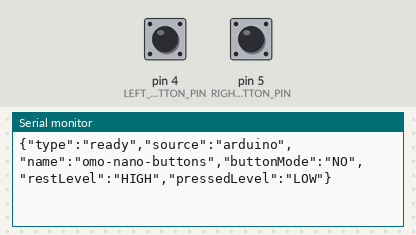
This sketch was run on a simulated Arduino Nano, built with avr-gcc and run on an emulated ATmega328P. Parts: the last lines printed to the serial monitor. Inputs (shaded band) come from the test bench; at power-on: pin 4 (LEFT_BUTTON_PIN) HIGH, pin 5 (RIGHT_BUTTON_PIN) HIGH.

Above: at 1.2 s.
1.3 s: pin 4 (LEFT_BUTTON_PIN) pulled LOW for 0.15 s
At 2.2 s:
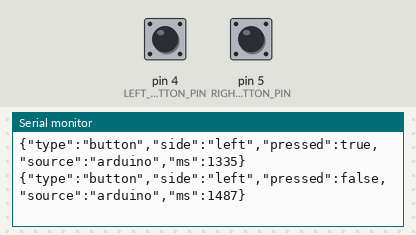
2.9 s: pin 5 (RIGHT_BUTTON_PIN) pulled LOW for 0.15 s
At 4.2 s:
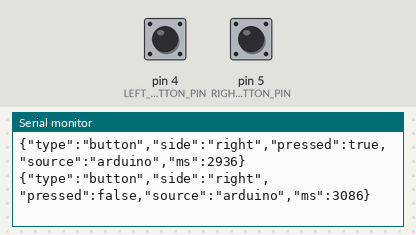
4.5 s: pin 4 (LEFT_BUTTON_PIN) pulled LOW for 1 s
At 5.0 s:
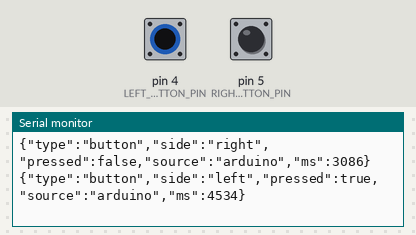
7.0 s: pin 5 (RIGHT_BUTTON_PIN) pulled LOW for 1 s
At 7.8 s:
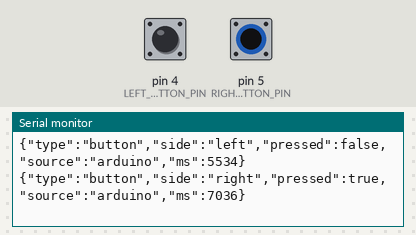

Measured:
- after the input at 1.3 s, the serial monitor: prints a new line at once (image 1)
- after the input at 2.9 s, the serial monitor: prints a new line at once (image 2)
- after the input at 4.5 s, the serial monitor: prints a new line at once (image 3)
- after the input at 7.0 s, the serial monitor: prints a new line at once (image 4)

The sketch:

nano_button_serial.ino
```cpp
/*
  OMO Paraguay Albirroja - Arduino Nano button bridge

  Arduino Nano clasico no puede emular teclado USB HID. Este sketch lee dos
  botones y envia eventos por Serial para que Python los convierta a WebSocket.

  Cableado recomendado con pull-up interno y botones NO:
  - Boton izquierdo: pin D4 al terminal NO, COM a GND
  - Boton derecho: pin D5 al terminal NO, COM a GND
  - Usa INPUT_PULLUP interno, no hace falta resistencia externa
  - En reposo el pin lee HIGH; al presionar conecta a GND, lee LOW y envia pressed:true

  Eventos Serial:
  {"type":"button","side":"left","pressed":true,"source":"arduino","ms":1234}
  {"type":"button","side":"left","pressed":false,"source":"arduino","ms":1300}
*/

const int LEFT_BUTTON_PIN = 4;
const int RIGHT_BUTTON_PIN = 5;
const unsigned long DEBOUNCE_MS = 35;
const unsigned long SERIAL_BAUD = 115200;
const int PRESSED_LEVEL = LOW;

struct ButtonState {
  const char* side;
  int pin;
  int stableState;
  int lastReading;
  unsigned long lastChangeAt;
};

ButtonState leftButton = {"left", LEFT_BUTTON_PIN, HIGH, HIGH, 0};
ButtonState rightButton = {"right", RIGHT_BUTTON_PIN, HIGH, HIGH, 0};

bool isPressed(int reading) {
  return reading == PRESSED_LEVEL;
}

void sendButtonEvent(const char* side, bool pressed) {
  Serial.print("{\"type\":\"button\",\"side\":\"");
  Serial.print(side);
  Serial.print("\",\"pressed\":");
  Serial.print(pressed ? "true" : "false");
  Serial.print(",\"source\":\"arduino\",\"ms\":");
  Serial.print(millis());
  Serial.println("}");
}

void updateButton(ButtonState& button) {
  const int reading = digitalRead(button.pin);
  const unsigned long now = millis();

  if (reading != button.lastReading) {
    button.lastChangeAt = now;
    button.lastReading = reading;
  }

  if ((now - button.lastChangeAt) < DEBOUNCE_MS) {
    return;
  }

  if (reading == button.stableState) {
    return;
  }

  button.stableState = reading;
  sendButtonEvent(button.side, isPressed(reading));
}

void initButton(ButtonState& button) {
  const int reading = digitalRead(button.pin);
  button.stableState = reading;
  button.lastReading = reading;
  button.lastChangeAt = millis();
}

void setup() {
  pinMode(LEFT_BUTTON_PIN, INPUT_PULLUP);
  pinMode(RIGHT_BUTTON_PIN, INPUT_PULLUP);

  Serial.begin(SERIAL_BAUD);
  const unsigned long startAt = millis();
  while (!Serial && (millis() - startAt < 1500)) {
    delay(10);
  }

  Serial.println("{\"type\":\"ready\",\"source\":\"arduino\",\"name\":\"omo-nano-buttons\",\"buttonMode\":\"NO\",\"restLevel\":\"HIGH\",\"pressedLevel\":\"LOW\"}");
  initButton(leftButton);
  initButton(rightButton);
}

void loop() {
  updateButton(leftButton);
  updateButton(rightButton);
  delay(2);
}
```
